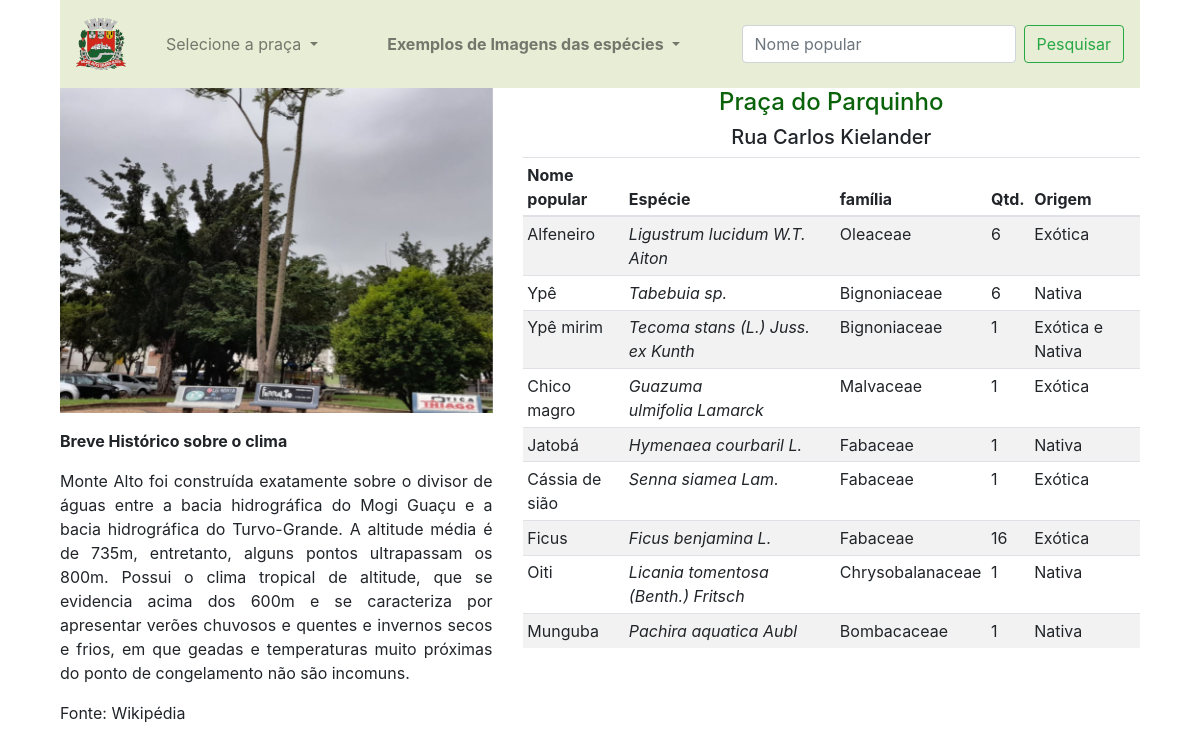
The app's page /praca/5, older data.
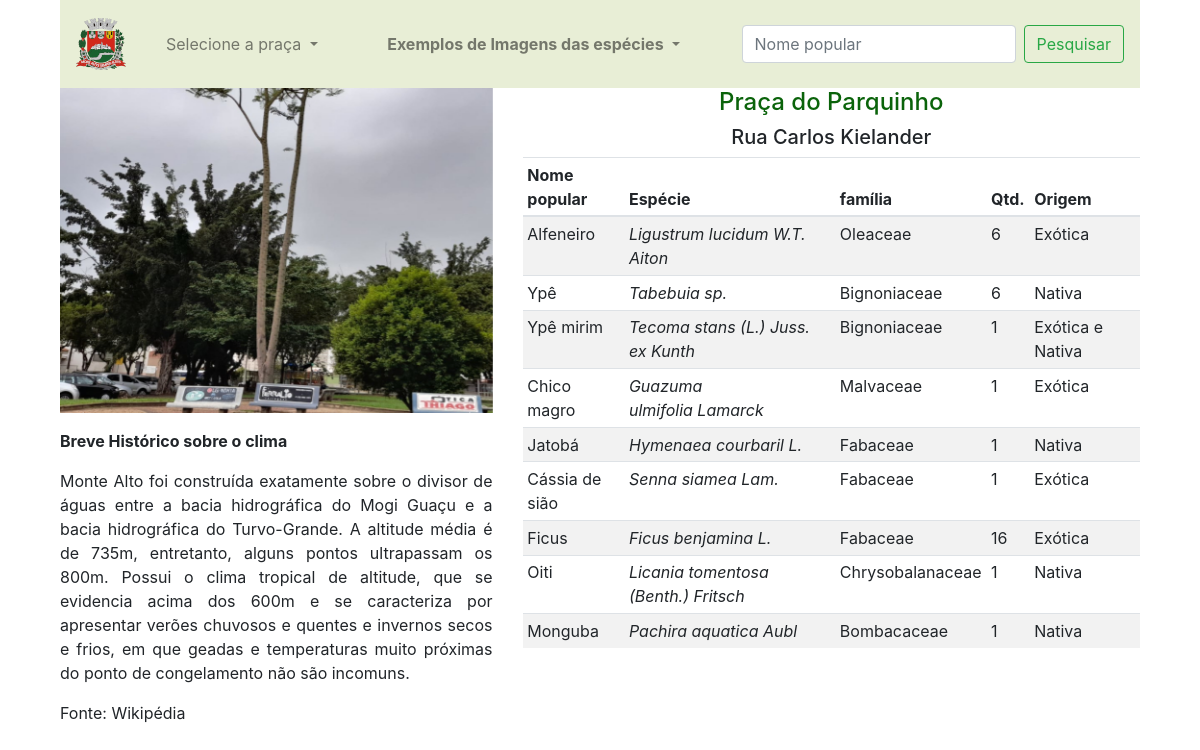
The same page, newer data.
### app_arbo/trees/models.py (models this page shows, shortened)
class Praca(db.Model):
    id=db.Column(db.Integer,primary_key=True)
    name=db.Column(db.String(30),nullable=False,unique=True)
    end=db.Column(db.String(100),nullable=False,unique=False)
    desc=db.Column(db.String(500),nullable=False,unique=False)
    image_1=db.Column(db.String(30),nullable=False,unique=True)
    image_2=db.Column(db.String(30),nullable=False,unique=True)
    image_3=db.Column(db.String(30),nullable=False,unique=True)

class Addarvore(db.Model):
    id = db.Column(db.Integer, primary_key=True)
    qtd = db.Column(db.Integer, nullable=False)
    origem = db.Column(db.String(80), nullable=False)
    praca_id = db.Column(db.Integer, db.ForeignKey('praca.id'),nullable=False)
    praca = db.relationship('Praca', backref=db.backref('pracas', lazy=True))
    arvore_id = db.Column(db.Integer, db.ForeignKey('arvore.id'),nullable=False)
    arvore = db.relationship('Arvore', backref=db.backref('arvores', lazy=True))
    familia_id = db.Column(db.Integer, db.ForeignKey('familia.id'),nullable=False)
    familia = db.relationship('Familia', backref=db.backref('familias', lazy=True))

class Arvore (db.Model):
    id=db.Column(db.Integer,primary_key=True)
    name=db.Column(db.String(30),nullable=False,unique=True)
    especie=db.Column(db.String(100),nullable=False,unique=True)

class Familia(db.Model):
    id=db.Column(db.Integer,primary_key=True)
    name=db.Column(db.String(30),nullable=False,unique=True)

### app_arbo/trees/rotas.py (the view)
@app.route('/praca/<int:id>')
def get_praca(id):
    pracas = Praca.query.all()
    get_npraca = Praca.query.filter_by(id=id)
    get_image = Praca.query.filter_by(id=id)
    get_praca = Addarvore.query.filter_by(praca_id=id)
    return render_template('/trees/praca.html', pracas=pracas, get_praca=get_praca, get_npraca=get_npraca, get_image=get_image, title='Praças de Monte Alto - SP')

### app_arbo/templates/trees/praca.html (shortened to what this page needs)
{% extends 'layouts2.html' %}
{% block content %}
<div class="container">
    <div class="col-sm">
<nav class="navbar navbar-expand-lg navbar-light" style="background-color: #e8eed6">
  <a class="navbar-brand" href="/"><img class="navbar-brand" src="{{url_for('static', filename='images/brasao.png')}}"></a>
    <div class="collapse navbar-collapse" id="navbarSupportedContent">
      <ul class="navbar-nav mr-auto">
        <li class="nav-item dropdown">
          <a class="nav-link dropdown-toggle" href="#" id="navbarDropdown" role="button" data-toggle="dropdown" aria-haspopup="true" aria-expanded="false">
            Selecione a praça
          </a>
        </li>
        </ul>
        <ul class="navbar-nav mr-auto">
          <li class="nav-item dropdown">
            <a class="nav-link dropdown-toggle" href="#" id="navbarDropdown" role="button" data-toggle="dropdown" aria-haspopup="true" aria-expanded="false">
              <strong>Exemplos de Imagens das espécies</strong>
            </a>
            </li>
          </ul>
          <form class="form-inline my-2 my-lg-0" method="POST">
          <input class="form-control mr-sm-2" type="search" placeholder="Nome popular" autofocus="autofocus" name="search_string">
          <input class="btn btn-outline-success my-2 my-sm-0" type="submit" formaction="/search" value="Pesquisar">
        </form>
    </div>
  </nav>
</div>
<div class="container">
  {% for im in get_image %}
    <div class="row">
    <div class="col-md-5">
          <div id="carouselExampleIndicators" class="carousel slide" data-ride="carousel">
         <div class="carousel-inner">
          <div class="carousel-item active">
            <img class="d-block w-100" src="{{url_for('static', filename='images/'+ im.image_1)}}" alt="First slide">
          </div>
        </div>
        </div>
            <a class="carousel-control-prev" href="#carouselExampleIndicators" role="button" data-slide="prev">
          <span class="carousel-control-prev-icon" aria-hidden="true"></span>
            </a>
            <a class="carousel-control-next" href="#carouselExampleIndicators" role="button" data-slide="next">
          <span class="carousel-control-next-icon" aria-hidden="true"></span>
        </a>
        <div style="overflow:auto;">
        {% endfor %}
        {% for p in get_npraca %}
        <p>                                                                              <p style="text-align: justify;"><strong> Breve Histórico sobre o clima</strong><p style="text-align: justify;">Monte Alto foi construída exatamente sobre o divisor de águas entre a bacia hidrográfica do Mogi Guaçu e a bacia hidrográfica do Turvo-Grande. A altitude média é de 735m, entretanto, alguns pontos ultrapassam os 800m. Possui o clima tropical de altitude, que se evidencia acima dos 600m e se caracteriza por apresentar verões chuvosos e quentes e invernos secos e frios, em que geadas e temperaturas muito próximas do ponto de congelamento não são incomuns. </p>
        <p>Fonte: Wikipédia</p>
                                                                                                                                                                     </p>
  </div>
  </div>
    <div class="col-md-7">
          <h4 class="text-center"> {{p.name}}</h4>
          <h5 class="text-center"> {{p.end}}</h5>
          {% endfor %}
            <div class="col-md-14" >
              <table class="table table-sm table-striped">
                <thead>
                    <th>Nome popular</th>
                    <th>Espécie</th>
                    <th>família</th>
                    <th>Qtd.</th>
                    <th>Origem</th>
                    <th></th>
                 </thead>
                <tbody>
                    {% for arvore in get_praca %}
                    <tr>
                        <td>{{arvore.arvore.name}}</td>
                        <td><em>{{arvore.arvore.especie}}</em></a></td>
                        <td>{{arvore.familia.name}}</td>
                        <td>{{arvore.qtd}}</td>
                        <td>{{arvore.origem}}</td>
                        <td></td>
                    </div>
                </div>
                    {% endfor %}
{% endblock content %}

### app_arbo/templates/layouts2.html (shortened to what this page needs)
<!doctype html>
<html lang="pt-br">
  <head>
    <link rel="stylesheet" href="{{url_for('static', filename='css/bootstrap.min.css')}}">
  </head>
  <body>
{% block content %}
{% endblock content %}
  </body>
</html>

### app_arbo/templates/trees/praca.html (style rules this page uses)
h4 { color: #0a630a }
a:link, a:visited, a:active a:hover { text-decoration: none; }

Row changes from the older to the newer data that the page shows:
changed through a linked row, Addarvore "Pachira aquatica Aubl": arvore.name "Munguba" → "Monguba"
